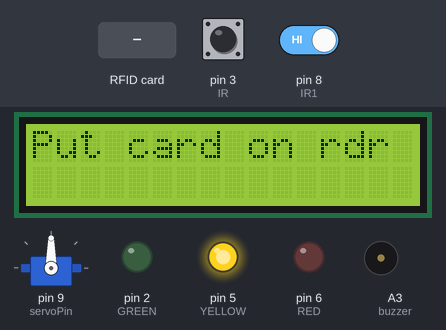
Bench run of a sketch on a simulated Arduino Uno, built with avr-gcc and run on an emulated ATmega328P. Parts: 16×2 character LCD, servo, output pins drawn as LEDs (lit = HIGH), buzzer (waves = sounding). The test bench sets the inputs (shaded band); at power-on: pin 8 (IR1) HIGH, pin 3 (IR) LOW. Pins used as bus, display or sensor lines are not drawn; what the sketch prints to the serial monitor is not drawn.

Above: at 1.3 s.
1.4 s: RFID card 83 D2 7F 35 held to the reader
At 2.4 s:
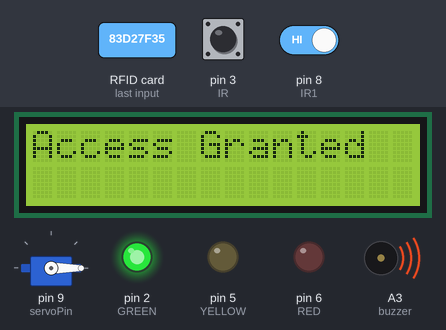
6.4 s: pin 8 (IR1) driven HIGH
8.9 s: RFID card 5E 7A 19 C4 held to the reader
At 9.6 s:
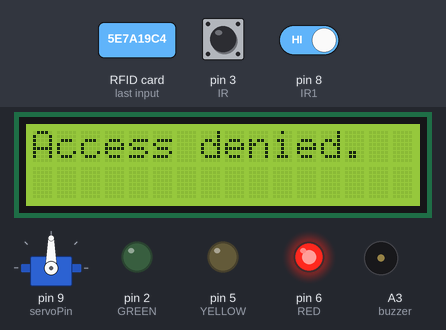
10.5 s: pin 8 (IR1) driven LOW
At 13.3 s:
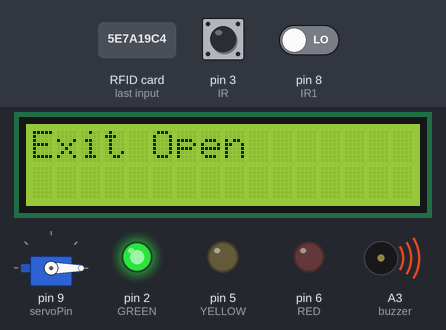
13.5 s: pin 3 (IR) pulsed LOW 2 times (0.12 s each, 0.3 s apart)
Timing chart, 0 to 18.1 s (numbered marks = the images above; inputs shaded):
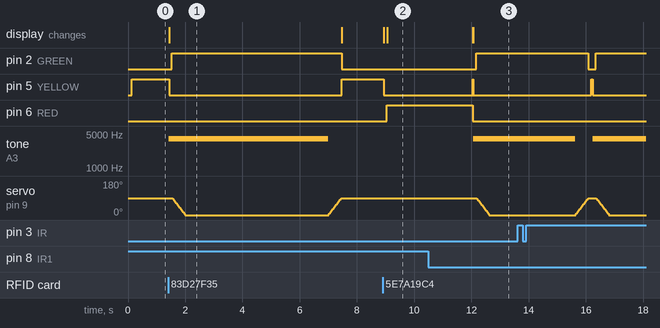

Measured:
- after the input at 1.4 s, pin 2 (GREEN): LOW → HIGH after 0.14 s; pin 5 (YELLOW): HIGH → LOW at once; tone on A3 (buzzer): silent → 4000 Hz at once; servo on pin 9 (servoPin): moves from 90° to 0° over 0.44 s, starting after 0.16 s; the display: changes at once (image 1)
- after the input at 8.9 s, pin 5 (YELLOW): HIGH → LOW at once; pin 6 (RED): LOW → HIGH after 0.14 s; the display: first changes at once (image 2 shows a later state)
- after the input at 10.5 s, pin 2 (GREEN): LOW → HIGH after 1.7 s; tone on A3 (buzzer): silent → 4000 Hz after 1.6 s; servo on pin 9 (servoPin): moves from 90° to 0° over 0.44 s, starting after 1.7 s; the display: first differs from a run without the input after 1.6 s (image 3)

The sketch:

Arduino_project_Code_BarieraAutomatizata.ino
```cpp
#include <SPI.h>
#include <Servo.h>
#include <MFRC522.h>
#include <Wire.h>
#include <LiquidCrystal_I2C.h>
#include <Buzzer.h>

#define SS_PIN 10 // Pinul SS pentru modulul RFID
#define RST_PIN 7 // Pinul de reset pentru modulul RFID
#define servoPin 9 // Pinul pentru servomotor
#define IR 3 // Pinul pentru senzorul IR de intrare
#define GREEN 2 // Pinul pentru LED-ul verde
#define RED 6 // Pinul pentru LED-ul roșu
#define YELLOW 5 // Pinul pentru LED-ul galben
#define IR1 8 // Pinul pentru senzorul IR de ieșire
#define buzzer A3 // Pinul pentru buzzer

bool exitRequested = false;
int flag1 = 0;
int flag2 = 0;
int unghi = 0;

Servo servo;
MFRC522 mfrc522(SS_PIN, RST_PIN); // Instance of MFRC522
LiquidCrystal_I2C lcd(0x27, 16, 2);
MFRC522::MIFARE_Key key;

void setup() {
  checkExitSensor();
  Serial.begin(9600);
  SPI.begin(); // Initialize SPI
  mfrc522.PCD_Init(); // Initialize RC522
  lcd.init();
  servo.attach(servoPin);
  pinMode(IR, INPUT);
  pinMode(IR1, INPUT);
  pinMode(GREEN, OUTPUT);
  pinMode(YELLOW, OUTPUT);
  pinMode(buzzer, OUTPUT);
  pinMode(RED, OUTPUT);
}

void loop() {
  checkExitSensor();
  lcd.setCursor(0, 0);
  lcd.print("Put card on rdr ");
  lcd.backlight();

  // Turn yellow LED on to indicate waiting for a card
  digitalWrite(YELLOW, HIGH);

  // Look for new cards
  if (!mfrc522.PICC_IsNewCardPresent()) {
    return;
  }

  // Select one of the cards
  if (!mfrc522.PICC_ReadCardSerial()) {
    return;
  }

  // Display UID on serial monitor
  Serial.print("UID tag :");
  String content = "";
  for (byte i = 0; i < mfrc522.uid.size; i++) {
    Serial.print(mfrc522.uid.uidByte[i] < 0x10 ? " 0" : " ");
    Serial.print(mfrc522.uid.uidByte[i], HEX);
    content.concat(String(mfrc522.uid.uidByte[i] < 0x10 ? " 0" : " "));
    content.concat(String(mfrc522.uid.uidByte[i], HEX));
  }
  Serial.println();

  // Verify UID for authorized access
  content.toUpperCase();
  if (content.substring(1) == "83 D2 7F 35") { // Change to your authorized UID
    lcd.clear();
    Serial.println("Authorized access");
    tone(buzzer, 4000);
    lcd.setCursor(0, 0);
    lcd.print("Access Granted");

    // Turn yellow LED off, green LED on for access granted
    digitalWrite(YELLOW, LOW);
    delay(100); // Short delay to ensure LED state change
    digitalWrite(GREEN, HIGH);

    // Move servo to open position
    for (unghi = 90; unghi >= 0; unghi--) {
      servo.write(unghi);
      delay(5);
    }

    // Wait until IR sensor detects object passing through
    while (digitalRead(IR) != 0) {
      // Waiting
    }
    delay(5000); // Additional delay for security
    noTone(buzzer);

    // Close the servo
    for (unghi = 0; unghi <= 90; unghi++) {
      servo.write(unghi);
      delay(5);
    }

    // Reset LED states
    digitalWrite(GREEN, LOW);
    digitalWrite(YELLOW, HIGH);
  } else {
    lcd.clear();
    Serial.println("Access denied");

    // Turn yellow LED off, red LED on for access denied
    digitalWrite(YELLOW, LOW);
    delay(100); // Short delay to ensure LED state change
    digitalWrite(RED, HIGH);

    lcd.setCursor(0, 0);
    lcd.print("Access denied.");
    delay(3000);

    // Reset LED states
    digitalWrite(RED, LOW);
    digitalWrite(YELLOW, HIGH);
  }
  lcd.clear();
}

void checkExitSensor() {
  if (digitalRead(IR1) == LOW && !exitRequested) {
    exitRequested = true; // Set flag to avoid repeated triggering
    lcd.clear();
    lcd.setCursor(0, 0);
    lcd.print("Exit Open");
    tone(buzzer, 4000);
    digitalWrite(YELLOW, LOW);
    delay(100); // Short delay to ensure LED state change
    digitalWrite(GREEN, HIGH);

    for (unghi = 90; unghi >= 0; unghi--) {
      servo.write(unghi);
      delay(5);
    }

    while (digitalRead(IR) != 0) {
      // Waiting
    }
    delay(3000);
    noTone(buzzer);

    for (unghi = 0; unghi <= 90; unghi++) {
      servo.write(unghi);
      delay(5);
    }
    digitalWrite(GREEN, LOW);
    delay(100); // Short delay to ensure LED state change
    digitalWrite(YELLOW, HIGH);
    lcd.clear();
    exitRequested = false; // Reset flag for next exit detection
  }
}
```
